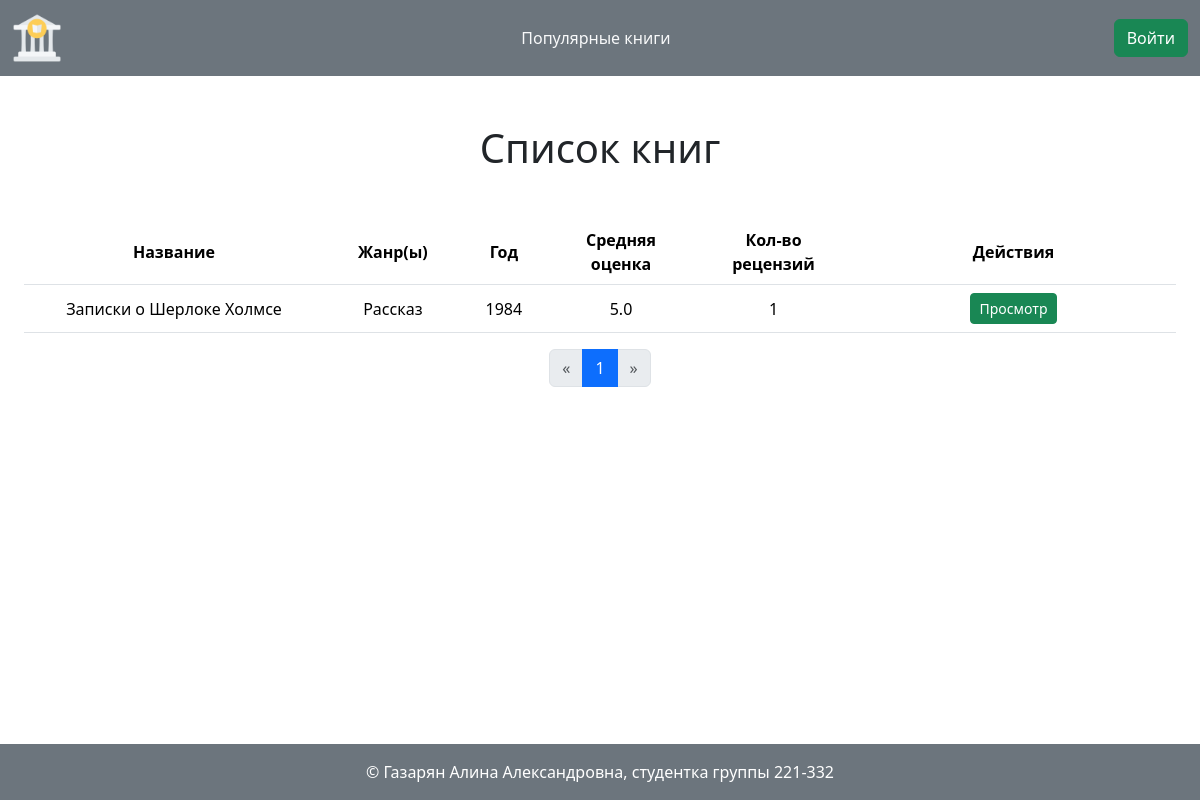
Before: / with the older database file.
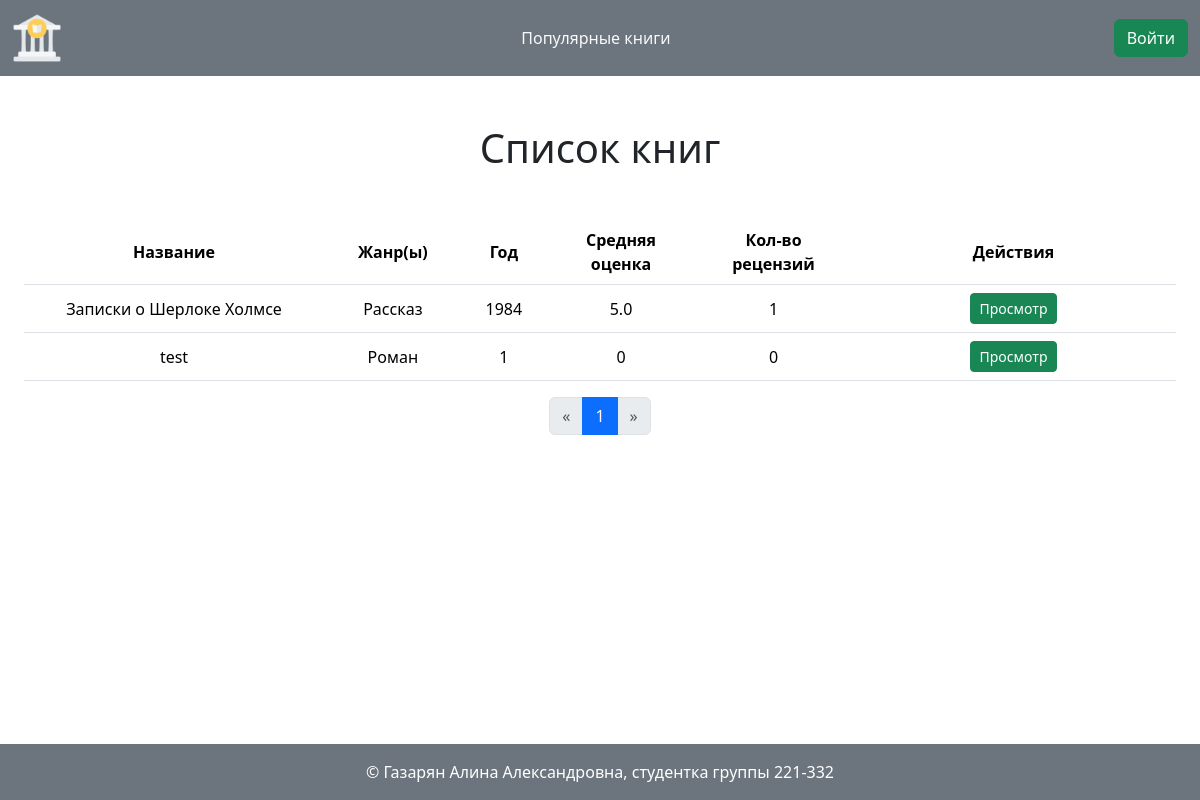
After: the same page with the newer database file.
### models.py (models this page shows, shortened)
class Book(db.Model):
    __tablename__='books'
    id: Mapped[int]=mapped_column(primary_key=True)
    name: Mapped[str]=mapped_column(String(100), unique=True)
    short_desc: Mapped[str]=mapped_column(Text, nullable=False)
    year: Mapped[int]=mapped_column(String(10), nullable=False)
    publisher: Mapped[str]=mapped_column(String(100), nullable=False)
    author: Mapped[str]=mapped_column(String(100), nullable=False)
    volume: Mapped[int]=mapped_column(nullable=False)
    cover_id: Mapped[int]=mapped_column(ForeignKey('images.id'))
    review_of_book: Mapped[List['Review']]=relationship(back_populates='book', cascade='all, delete')

class Genre(db.Model):
    __tablename__='genres'
    id: Mapped[int]=mapped_column(primary_key=True)
    name: Mapped[str]=mapped_column(String(100), unique=True, nullable=False)

### app.py (the view)
@app.route('/')
def index():
    page = request.args.get('page', 1, type=int)
    books_list = Book.query.order_by(Book.year.desc())
    pagination = books_list.paginate(page=page, per_page=PER_PAGE)
    books_list = pagination.items
    data = list()
    for book in books_list:
        reviews_list = db.session.query(Review).filter(Review.book_id == book.id).all()
        general_list = db.session.query(LinkTableBookGenre).filter(LinkTableBookGenre.book_id == book.id).all()
        genres = list()
        for item in general_list:
            genre_obj = db.session.query(Genre).filter(Genre.id == item.genre_id).first()
            genres.append(genre_obj.name)
        total_score = 0
        for review in reviews_list:
            total_score += review.mark
        try:
            average_mark = total_score / len(reviews_list)
        except ZeroDivisionError:
            average_mark = 0
        data.append({
            'book_id': book.id,
            'book_name': book.name,
            'genres': ', '.join(genres),
            'book_year': book.year,
            'average_score': average_mark,
            'number_of_reviews': len(reviews_list)
        })
    return render_template(
        'index.html',
        data=data,
        pagination=pagination
    )

### templates/index.html (shortened to what this page needs)
{% extends 'base.html' %}
{% from 'pagination.html' import render_pagination %}
{% block content %}
    <div class="main container-fluid">
        {% if data | length != 0 %}
            <h1 class="my-5">Список книг</h1>
            <div class="container-fluid">
                <table class="table">
                    <thead>
                        <tr>
                            <th class="th-name" scope="col">Название</th>
                            <th scope="col">Жанр(ы)</th>
                            <th scope="col">Год</th>
                            <th class="th-mark" scope="col">Средняя оценка</th>
                            <th class="th-reviews" scope="col">Кол-во рецензий</th>
                            <th scope="col">Действия</th>
                        </tr>
                    </thead>
                    <tbody>
                        {% for item in data %}
                            <tr>
                                <td id="nameOfBook">{{ item.get('book_name') }}</td>
                                <td>{{ item.get('genres') }}</td>
                                <td>{{ item.get('book_year') }}</td>
                                <td>{{ item.get('average_score') }}</td>
                                <td>{{ item.get('number_of_reviews') }}</td>
                                <td class="td-buttons">
                                    <a class="btn btn-success btn-sm" href="{{ url_for('book.show', book_id=item.get('book_id')) }}">Просмотр</a>
                                </td>
                            </tr>
                        {% endfor %}
                    </tbody>
                </table>
            </div>
            {% if 'index' in request.endpoint %}
                <div class="mb-5">
                    {{ render_pagination(pagination, request.endpoint) }}
                </div>
            {% endif %}
        {% else %}
            <h1 class="my-5">Тут пока пусто</h1>
        {% endif %}
    </div>
{% endblock %}

Changed rows visible on the page:
added Book: get "test"
now on this page (row unchanged): Genre: get "Роман"
Other visible differences:
new list line: "1 0 0 Просмотр"
